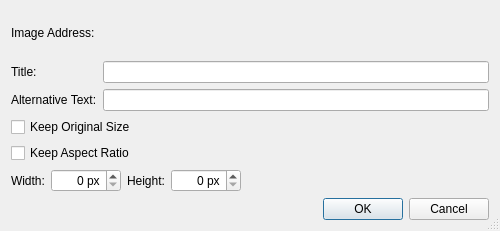
<?xml version="1.0" encoding="UTF-8"?>
<ui version="4.0">
 <class>ImageMarkupDialog</class>
 <widget class="QDialog" name="ImageMarkupDialog">
  <property name="geometry">
   <rect>
    <x>0</x>
    <y>0</y>
    <width>500</width>
    <height>231</height>
   </rect>
  </property>
  <property name="windowTitle">
   <string>Add Image</string>
  </property>
  <property name="sizeGripEnabled">
   <bool>true</bool>
  </property>
  <layout class="QVBoxLayout" name="verticalLayout">
   <item>
    <layout class="QGridLayout" name="gridLayout">
     <item row="0" column="0">
      <widget class="QLabel" name="label">
       <property name="text">
        <string>Image Address:</string>
       </property>
      </widget>
     </item>
     <item row="0" column="1">
      <widget class="E5PathPicker" name="imagePicker" native="true">
       <property name="sizePolicy">
        <sizepolicy hsizetype="Expanding" vsizetype="Preferred">
         <horstretch>0</horstretch>
         <verstretch>0</verstretch>
        </sizepolicy>
       </property>
       <property name="focusPolicy">
        <enum>Qt::StrongFocus</enum>
       </property>
       <property name="toolTip">
        <string>Enter the image path or URL</string>
       </property>
      </widget>
     </item>
     <item row="1" column="0">
      <widget class="QLabel" name="label_5">
       <property name="text">
        <string>Title:</string>
       </property>
      </widget>
     </item>
     <item row="1" column="1">
      <widget class="QLineEdit" name="titleEdit"/>
     </item>
     <item row="2" column="0">
      <widget class="QLabel" name="label_4">
       <property name="text">
        <string>Alternative Text:</string>
       </property>
      </widget>
     </item>
     <item row="2" column="1">
      <widget class="QLineEdit" name="altTextEdit"/>
     </item>
    </layout>
   </item>
   <item>
    <widget class="QCheckBox" name="sizeCheckBox">
     <property name="toolTip">
      <string/>
     </property>
     <property name="text">
      <string>Keep Original Size</string>
     </property>
    </widget>
   </item>
   <item>
    <widget class="QCheckBox" name="aspectRatioCheckBox">
     <property name="text">
      <string>Keep Aspect Ratio</string>
     </property>
    </widget>
   </item>
   <item>
    <layout class="QHBoxLayout" name="horizontalLayout_3">
     <item>
      <widget class="QLabel" name="label_2">
       <property name="text">
        <string>Width:</string>
       </property>
      </widget>
     </item>
     <item>
      <widget class="QSpinBox" name="widthSpinBox">
       <property name="alignment">
        <set>Qt::AlignRight|Qt::AlignTrailing|Qt::AlignVCenter</set>
       </property>
       <property name="suffix">
        <string> px</string>
       </property>
       <property name="maximum">
        <number>9999</number>
       </property>
      </widget>
     </item>
     <item>
      <widget class="QLabel" name="label_3">
       <property name="text">
        <string>Height:</string>
       </property>
      </widget>
     </item>
     <item>
      <widget class="QSpinBox" name="heightSpinBox">
       <property name="alignment">
        <set>Qt::AlignRight|Qt::AlignTrailing|Qt::AlignVCenter</set>
       </property>
       <property name="suffix">
        <string> px</string>
       </property>
       <property name="maximum">
        <number>9999</number>
       </property>
      </widget>
     </item>
     <item>
      <spacer name="horizontalSpacer">
       <property name="orientation">
        <enum>Qt::Horizontal</enum>
       </property>
       <property name="sizeHint" stdset="0">
        <size>
         <width>40</width>
         <height>20</height>
        </size>
       </property>
      </spacer>
     </item>
    </layout>
   </item>
   <item>
    <widget class="QDialogButtonBox" name="buttonBox">
     <property name="orientation">
      <enum>Qt::Horizontal</enum>
     </property>
     <property name="standardButtons">
      <set>QDialogButtonBox::Cancel|QDialogButtonBox::Ok</set>
     </property>
    </widget>
   </item>
  </layout>
 </widget>
 <customwidgets>
  <customwidget>
   <class>E5PathPicker</class>
   <extends>QWidget</extends>
   <header>E5Gui/E5PathPicker.h</header>
   <container>1</container>
  </customwidget>
 </customwidgets>
 <tabstops>
  <tabstop>imagePicker</tabstop>
  <tabstop>titleEdit</tabstop>
  <tabstop>altTextEdit</tabstop>
  <tabstop>sizeCheckBox</tabstop>
  <tabstop>aspectRatioCheckBox</tabstop>
  <tabstop>widthSpinBox</tabstop>
  <tabstop>heightSpinBox</tabstop>
 </tabstops>
 <resources/>
 <connections>
  <connection>
   <sender>buttonBox</sender>
   <signal>accepted()</signal>
   <receiver>ImageMarkupDialog</receiver>
   <slot>accept()</slot>
   <hints>
    <hint type="sourcelabel">
     <x>228</x>
     <y>179</y>
    </hint>
    <hint type="destinationlabel">
     <x>157</x>
     <y>200</y>
    </hint>
   </hints>
  </connection>
  <connection>
   <sender>buttonBox</sender>
   <signal>rejected()</signal>
   <receiver>ImageMarkupDialog</receiver>
   <slot>reject()</slot>
   <hints>
    <hint type="sourcelabel">
     <x>296</x>
     <y>185</y>
    </hint>
    <hint type="destinationlabel">
     <x>286</x>
     <y>200</y>
    </hint>
   </hints>
  </connection>
  <connection>
   <sender>sizeCheckBox</sender>
   <signal>toggled(bool)</signal>
   <receiver>aspectRatioCheckBox</receiver>
   <slot>setDisabled(bool)</slot>
   <hints>
    <hint type="sourcelabel">
     <x>62</x>
     <y>51</y>
    </hint>
    <hint type="destinationlabel">
     <x>63</x>
     <y>76</y>
    </hint>
   </hints>
  </connection>
  <connection>
   <sender>sizeCheckBox</sender>
   <signal>toggled(bool)</signal>
   <receiver>widthSpinBox</receiver>
   <slot>setDisabled(bool)</slot>
   <hints>
    <hint type="sourcelabel">
     <x>108</x>
     <y>51</y>
    </hint>
    <hint type="destinationlabel">
     <x>105</x>
     <y>103</y>
    </hint>
   </hints>
  </connection>
  <connection>
   <sender>sizeCheckBox</sender>
   <signal>toggled(bool)</signal>
   <receiver>heightSpinBox</receiver>
   <slot>setDisabled(bool)</slot>
   <hints>
    <hint type="sourcelabel">
     <x>221</x>
     <y>53</y>
    </hint>
    <hint type="destinationlabel">
     <x>223</x>
     <y>103</y>
    </hint>
   </hints>
  </connection>
 </connections>
</ui>
